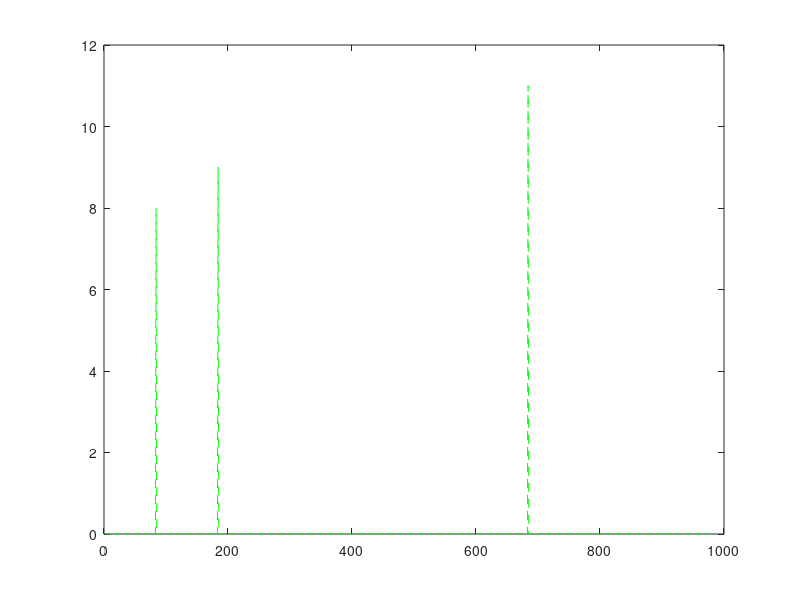
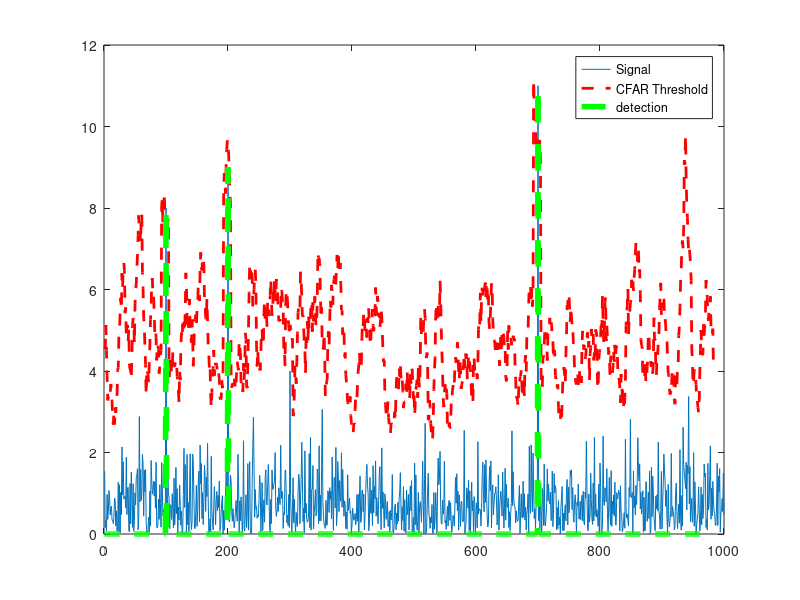

MATLAB code for these plots, in order:
% Implement 1D CFAR using lagging cells on the given noise and target scenario.

% Close and delete all currently open figures
close all;

% Data_points
Ns = 1000;

% Generate random noise
s = abs(randn(Ns, 1));

% Targets location. Assigning bin 100, 200, 300 and 700 as Targets with the amplitudes of 8, 9, 4, 11.
s([100 ,200, 300, 700]) = [8 9 4 11];

% plot the output
plot(s);

% Task 1: Apply CFAR to detect the targets by filtering the noise.

% 1. Define the following:
% 1a. Training Cells
T = 12;
% 1b. Guard Cells
G = 4;

% Offset: Adding room above noise threshold for desired SNR
offset = 6;

% Vector to hold threshold values
threshold_cfar = [];

% Vector to hold final signal after thresholding
signal_cfar = [];

% 2. Slide window across the signal length
for i = 1:(Ns - (G + T + 1))

    % 3. sum up the noise of training cells
    noiseLevel = sum(s(i:(i + T - 1)));

    % 4 & 5. average the summed noise and scale with the offset
    threshold = (noiseLevel / T) * offset;
    threshold_cfar = [threshold_cfar, {threshold}];

    % 6. measure the CUT signal level
    signal = s(i + T + G);

    % 7 & 8. Filter the signal above the threshold
    if (signal < threshold)
        signal = 0;
    end

    signal_cfar = [signal_cfar, {signal}];
end

% plot the filtered signal
plot(cell2mat(signal_cfar),'g--');

% plot original sig, threshold and filtered signal within the same figure.
figure,plot(s);
hold on,plot(cell2mat(circshift(threshold_cfar,G)),'r--','LineWidth',2)
hold on, plot (cell2mat(circshift(signal_cfar,(T+G))),'g--','LineWidth',4);
legend('Signal','CFAR Threshold','detection')